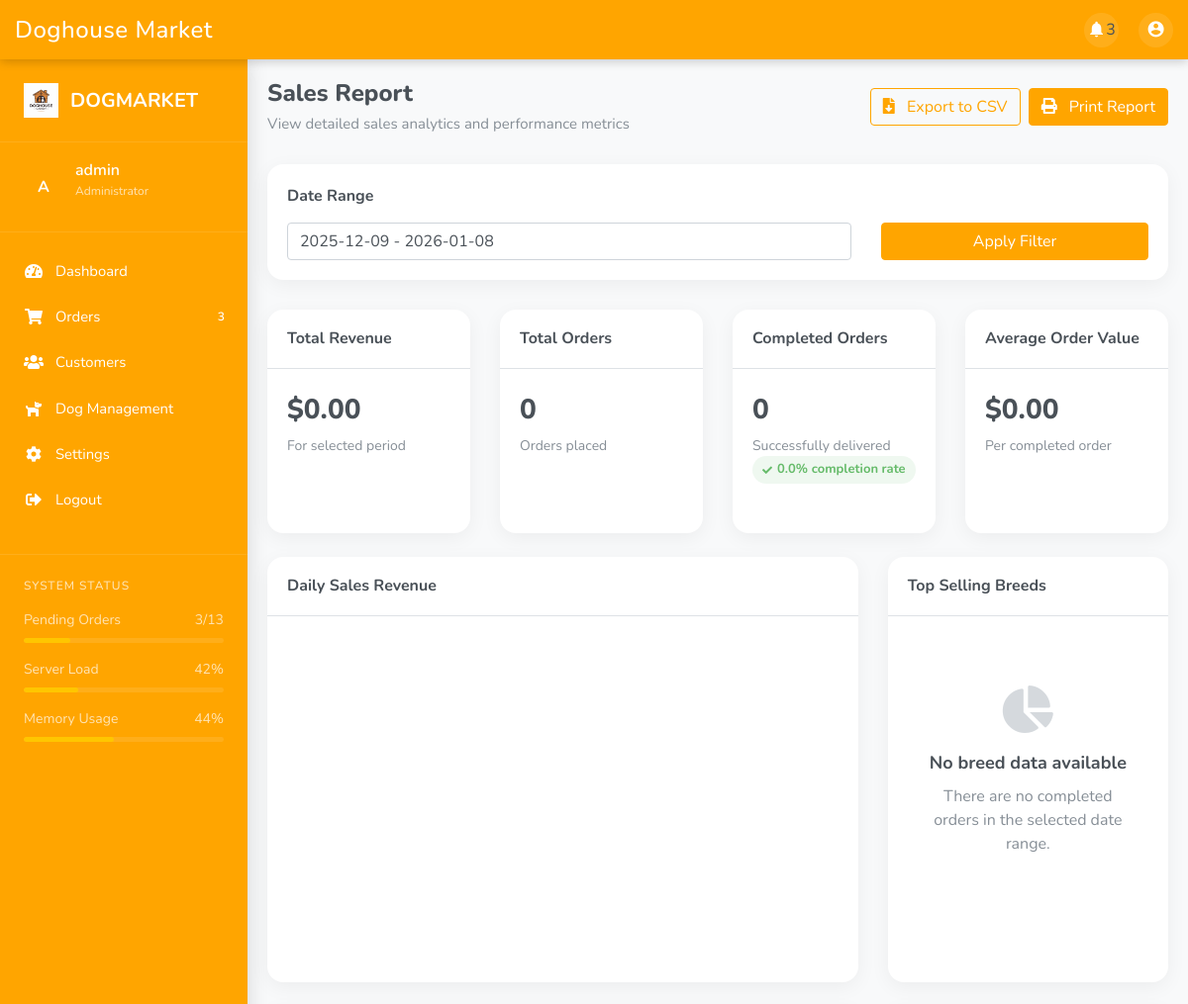
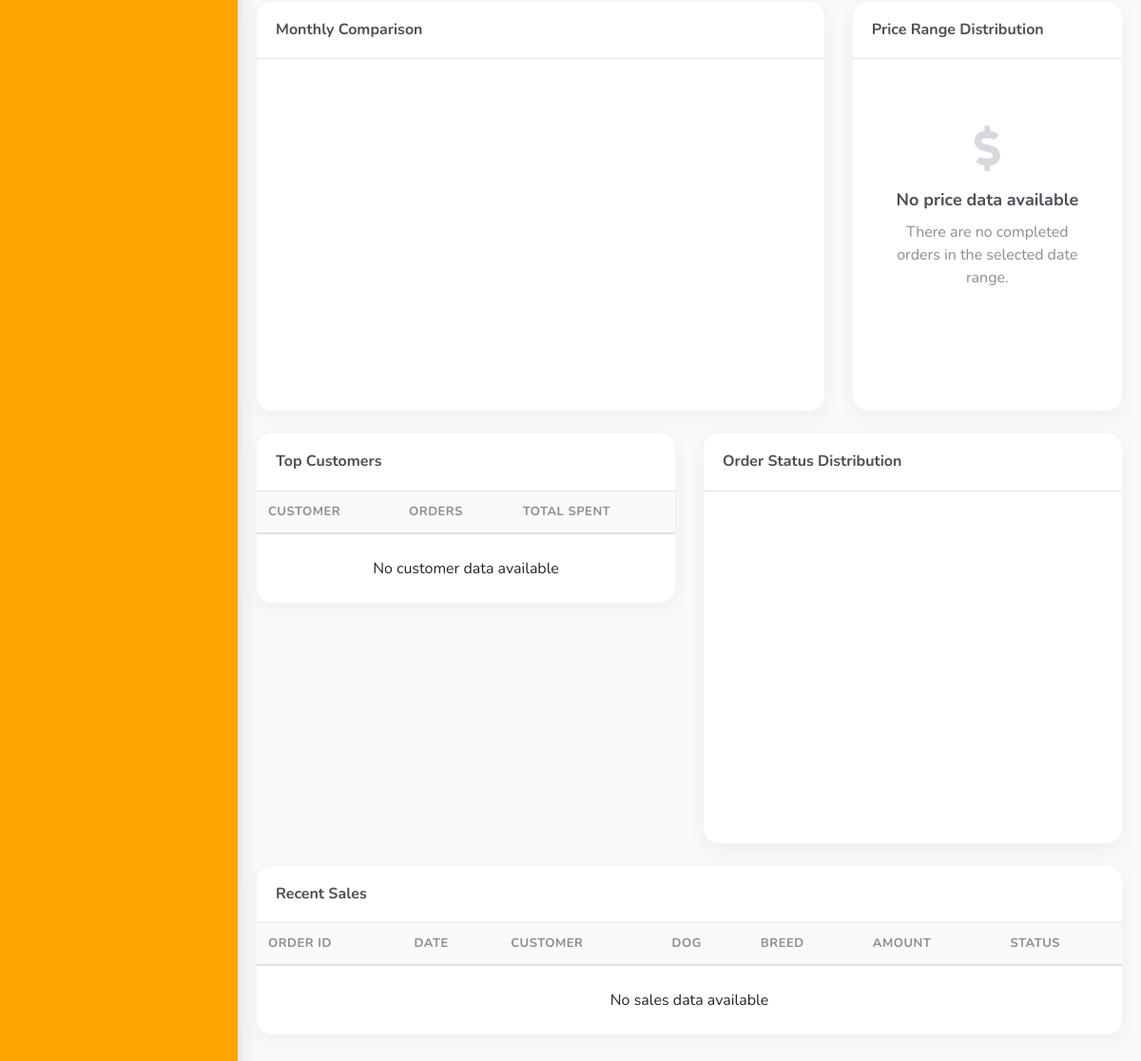
Screenshot of /dog/admin/reports.php (signed in) with the database file from the repository (2 pictures, top to bottom).
### tables this page shows
CREATE TABLE `company_info` (
  `id` int(11) NOT NULL,
  `company_name` varchar(150) NOT NULL,
  `address` varchar(255) NOT NULL,
  `city` varchar(100) NOT NULL,
  `postal_code` varchar(20) DEFAULT NULL,
  `phone` varchar(20) NOT NULL,
  `color` varchar(50) DEFAULT NULL,
  `logo` varchar(255) DEFAULT NULL,
  `favicon` varchar(255) DEFAULT NULL,
  `banner_image` varchar(255) DEFAULT NULL,
  `email_general` varchar(150) DEFAULT NULL,
  `email_support` varchar(150) DEFAULT NULL,
  `working_hours` varchar(100) DEFAULT NULL,
  `created_at` timestamp NOT NULL DEFAULT current_timestamp(),
  `font` enum('Arial','Verdana','Helvetica','Tahoma','Trebuchet MS','Times New Roman','Georgia','Garamond','Courier New','Brush Script MT','Lucida Sans','Lucida Console','Palatino Linotype','Book Antiqua','Impact','Comic Sans MS','Segoe UI','Candara','Optima','Calibri','Cambria','Franklin Gothic Medium','Gill Sans','Century Gothic','Perpetua','Rockwell','Baskerville','Didot','Monaco','Geneva') DEFAULT 'Arial'
);

### dog/admin/reports.php (the view, shortened to what the rows shown need)
<?php
$db_host = 'localhost';
$db_user = 'root';
$db_pass = '';
$db_name = 'doghousemarket';
$conn = new mysqli($db_host, $db_user, $db_pass, $db_name);
$companyQuery = "SELECT * FROM company_info LIMIT 1";
$result = mysqli_query($conn, $companyQuery);
if ($result && mysqli_num_rows($result) > 0) {
    $companyInfo = mysqli_fetch_assoc($result);
}
?>
<!DOCTYPE html>
<html lang="en">
<head>
    <link rel="stylesheet" href="https://stackpath.bootstrapcdn.com/bootstrap/4.5.2/css/bootstrap.min.css">
    <link rel="stylesheet" href="https://cdnjs.cloudflare.com/ajax/libs/font-awesome/5.15.1/css/all.min.css">
    <link href="https://cdn.jsdelivr.net/npm/daterangepicker@3.1.0/daterangepicker.css" rel="stylesheet">
</head>
<body>
    <?php include 'sidenav.php'; ?>
    <div class="app-wrapper">
        <main class="main-area">
            <div class="content-container">
                <div class="page-header">
                    <div>
                        <h1 class="page-title">Sales Report</h1>
                    </div>
                </div>
                <div class="row">
                    <div class="col-xl-3 col-md-6 mb-4">
                        <div class="stats-card">
                            <div class="stats-card-header">
                                <h2 class="stats-card-title">Total Revenue</h2>
                            </div>
                        </div>
                    </div>
                    <div class="col-xl-3 col-md-6 mb-4">
                        <div class="stats-card">
                            <div class="stats-card-header">
                                <h2 class="stats-card-title">Total Orders</h2>
                            </div>
                        </div>
                    </div>
                    <div class="col-xl-3 col-md-6 mb-4">
                        <div class="stats-card">
                            <div class="stats-card-header">
                                <h2 class="stats-card-title">Completed Orders</h2>
                            </div>
                        </div>
                    </div>
                    <div class="col-xl-3 col-md-6 mb-4">
                        <div class="stats-card">
                            <div class="stats-card-header">
                                <h2 class="stats-card-title">Average Order Value</h2>
                            </div>
                        </div>
                    </div>
                </div>
                <div class="row">
                    <div class="col-lg-8 mb-4">
                        <div class="chart-card">
                            <div class="chart-card-header">
                                <h2 class="chart-card-title">Daily Sales Revenue</h2>
                            </div>
                        </div>
                    </div>
                    <div class="col-lg-4 mb-4">
                        <div class="chart-card">
                            <div class="chart-card-header">
                                <h2 class="chart-card-title">Top Selling Breeds</h2>
                            </div>
                        </div>
                    </div>
                </div>
                <div class="row">
                    <div class="col-lg-8 mb-4">
                        <div class="chart-card">
                            <div class="chart-card-header">
                                <h2 class="chart-card-title">Monthly Comparison</h2>
                            </div>
                        </div>
                    </div>
                    <div class="col-lg-4 mb-4">
                        <div class="chart-card">
                            <div class="chart-card-header">
                                <h2 class="chart-card-title">Price Range Distribution</h2>
                            </div>
                        </div>
                    </div>
                </div>
                <div class="row">
                    <div class="col-lg-6 mb-4">
                        <div class="table-card">
                            <div class="table-card-header">
                                <h2 class="table-card-title">Top Customers</h2>
                            </div>
                            <div class="table-card-body">
                                <div class="table-responsive">
                                    <table class="table">
                                        <thead>
                                            <tr>
                                                <th>Customer</th>
                                                <th>Orders</th>
                                                <th>Total Spent</th>
                                            </tr>
                                        </thead>
                                    </table>
                                </div>
                            </div>
                        </div>
                    </div>
                    <div class="col-lg-6 mb-4">
                        <div class="chart-card">
                            <div class="chart-card-header">
                                <h2 class="chart-card-title">Order Status Distribution</h2>
                            </div>
                        </div>
                    </div>
                </div>
                <div class="row">
                    <div class="col-12">
                        <div class="table-card">
                            <div class="table-card-header">
                                <h2 class="table-card-title">Recent Sales</h2>
                            </div>
                            <div class="table-card-body">
                                <div class="table-responsive">
                                    <table class="table">
                                        <thead>
                                            <tr>
                                                <th>Order ID</th>
                                                <th>Date</th>
                                                <th>Customer</th>
                                                <th>Dog</th>
                                                <th>Breed</th>
                                                <th>Amount</th>
                                                <th>Status</th>
                                            </tr>
                                        </thead>
                                    </table>
                                </div>
                            </div>
                        </div>
                    </div>
                </div>
            </div>
        </main>
    </div>
</body>
</html>

### dog/admin/sidenav.php (shortened to what the rows shown need)
<!DOCTYPE html>
<html lang="en">
<head>
    <link rel="stylesheet" href="https://cdnjs.cloudflare.com/ajax/libs/font-awesome/5.15.1/css/all.min.css">
</head>
<body>
<nav class="top-nav">
    <div class="top-nav-content">
        <h1 class="top-nav-title">Doghouse Market</h1>
    </div>
</nav>
<nav class="sidebar" id="sidebar">
    <div class="sidebar-header">
        <?php if (!empty($companyInfo['logo'])): ?>
            <?php
            $logoPath = str_replace('images/', '../images/', $companyInfo['logo']);
            ?>
            <img src="<?php echo htmlspecialchars($logoPath); ?>" alt="Logo" class="sidebar-logo">
        <?php else: ?>
            <i class="fas fa-paw me-2"></i>
        <?php endif; ?>
        <h5 class="sidebar-brand"><?php echo htmlspecialchars($companyInfo['company_name'] ?? 'Doghouse Market'); ?></h5>
    </div>
</nav>
</body>
</html>

### rows the page displays
company_info: logo (picture), company_name "DOGMARKET"

### other values shown
$stats['pending'] "3"
substr($username, 0, 1) "A"
$username "admin"
$stats['pending'] + 10 "13"
$salesSummary['total_revenue'] "0.00"
$salesSummary['total_orders'] "0"
$salesSummary['completed_orders'] "0"
$completionRate "0.0"
$avg_order "0.00"
